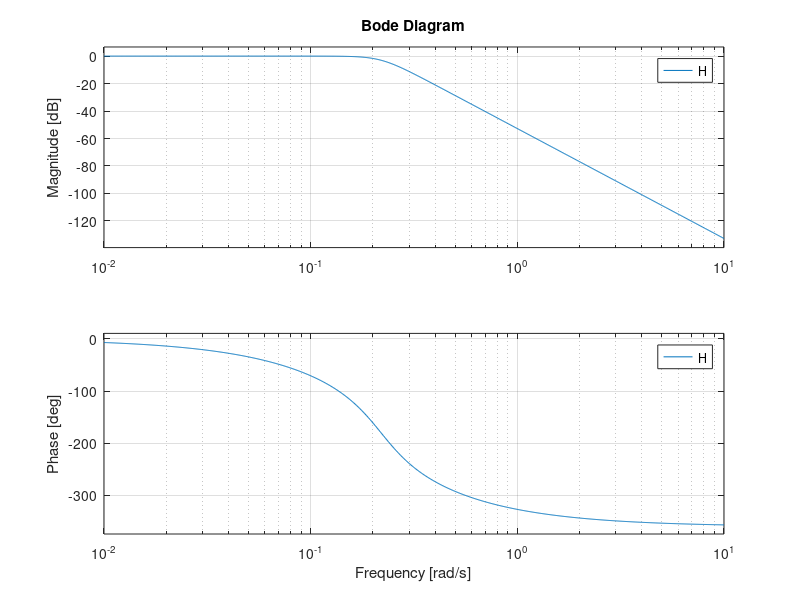
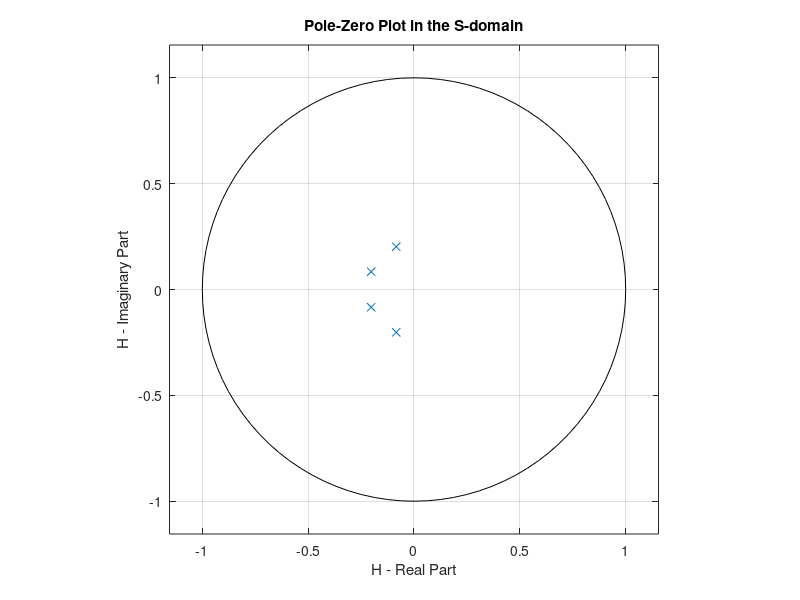
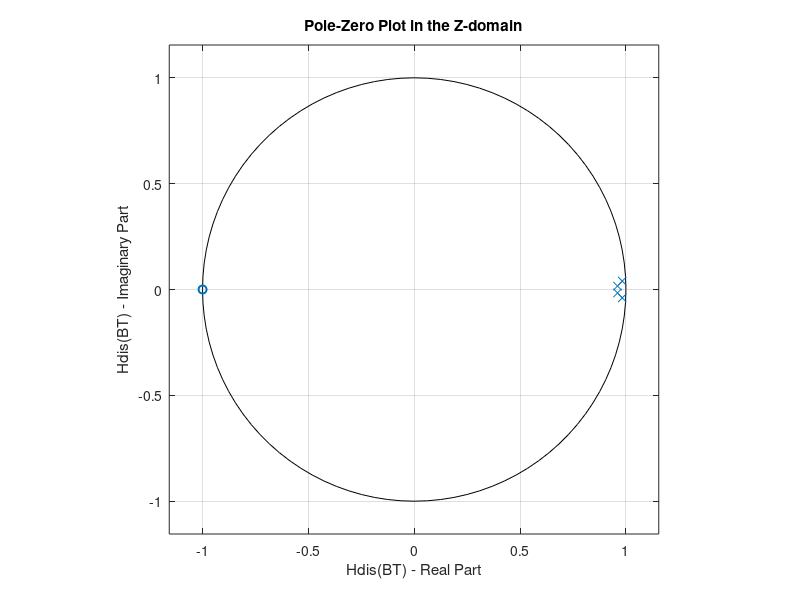

Recreate these plots in MATLAB, in order.
ts=input("Enter the Sampling frequency: ");
dels=0.10;
delp=0.8;
wp=0.3*pi;
ws=0.5*pi;
ohmpass=(2/ts)*tan((wp)/2);
ohmstop=(2/ts)*tan((ws)/2);

N=0.5*(log(((1/dels^2)-1)/((1/delp^2)-1)))/(log(ohmstop/ohmpass));
N=ceil(N);

ohmcutoff=ohmpass/((1/delp^2)-1)^(1/(2*N));
b=[];
for k=1:(N/2)
    b(k)=2*sin(((2*k-1)*pi)/(2*N)); 
end
H=1;
for k=1:N/2
        numer=ohmcutoff^2;
        mid=b(k)*ohmcutoff;
        demon=[1 mid numer];
        H=H*tf(numer,demon);
    end
if (mod(N,2)==1)
    H=H*tf(ohmcutoff,[1 ohmcutoff]);
end

bode(H)
[zero, pole, k] = zpkdata(H, 'v');
figure;
zplane(zero, pole); 
xlabel('H - Real Part');
ylabel('H - Imaginary Part');
title('Pole-Zero Plot in the S-domain')



Hdis=c2d(H,(1/ts),'tustin');
[zero, pole, k] = zpkdata(Hdis, 'v');
figure;
zplane(zero, pole); 
xlabel('Hdis(BT) - Real Part');
ylabel('Hdis(BT) - Imaginary Part');
title('Pole-Zero Plot in the Z-domain')
